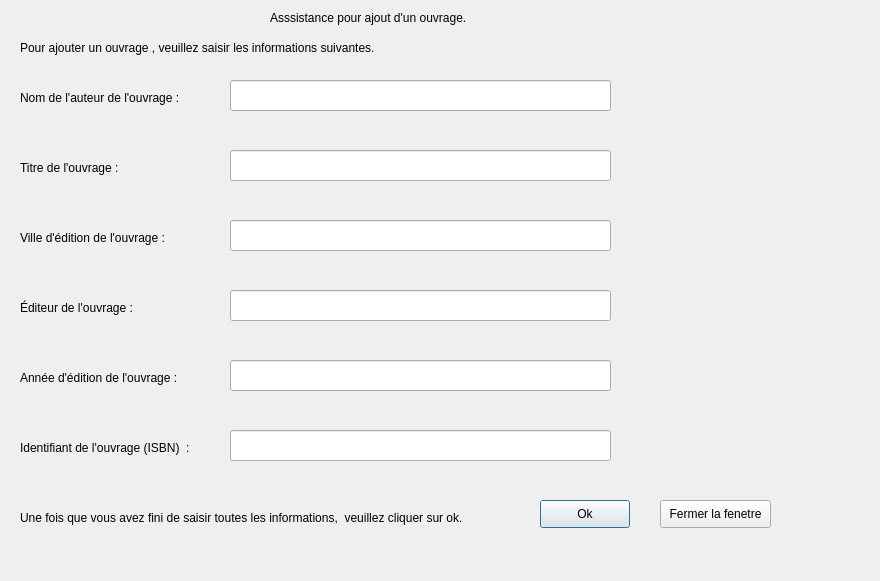
<?xml version="1.0" encoding="UTF-8"?>
<ui version="4.0">
 <class>CreationOuvrage</class>
 <widget class="QDialog" name="CreationOuvrage">
  <property name="geometry">
   <rect>
    <x>0</x>
    <y>0</y>
    <width>880</width>
    <height>581</height>
   </rect>
  </property>
  <property name="windowTitle">
   <string>CreationOuvrage</string>
  </property>
  <widget class="QLabel" name="Bienvenue">
   <property name="geometry">
    <rect>
     <x>20</x>
     <y>40</y>
     <width>401</width>
     <height>16</height>
    </rect>
   </property>
   <property name="text">
    <string>Pour ajouter un ouvrage , veuillez saisir les informations suivantes.</string>
   </property>
  </widget>
  <widget class="QLabel" name="NomAuteur">
   <property name="geometry">
    <rect>
     <x>20</x>
     <y>90</y>
     <width>191</width>
     <height>16</height>
    </rect>
   </property>
   <property name="text">
    <string>Nom de l'auteur de l'ouvrage :</string>
   </property>
  </widget>
  <widget class="QLabel" name="TitreOuvrage">
   <property name="geometry">
    <rect>
     <x>20</x>
     <y>160</y>
     <width>191</width>
     <height>16</height>
    </rect>
   </property>
   <property name="text">
    <string>Titre de l'ouvrage :</string>
   </property>
  </widget>
  <widget class="QLabel" name="VilleEdition">
   <property name="geometry">
    <rect>
     <x>20</x>
     <y>230</y>
     <width>191</width>
     <height>16</height>
    </rect>
   </property>
   <property name="text">
    <string>Ville d'édition de l'ouvrage :</string>
   </property>
  </widget>
  <widget class="QLabel" name="Editeur">
   <property name="geometry">
    <rect>
     <x>20</x>
     <y>300</y>
     <width>191</width>
     <height>16</height>
    </rect>
   </property>
   <property name="text">
    <string>Éditeur de l'ouvrage :</string>
   </property>
  </widget>
  <widget class="QLabel" name="AnneeEdition">
   <property name="geometry">
    <rect>
     <x>20</x>
     <y>370</y>
     <width>191</width>
     <height>16</height>
    </rect>
   </property>
   <property name="text">
    <string>Année d'édition de l'ouvrage : </string>
   </property>
  </widget>
  <widget class="QLabel" name="IdentifiantISBN">
   <property name="geometry">
    <rect>
     <x>20</x>
     <y>440</y>
     <width>191</width>
     <height>16</height>
    </rect>
   </property>
   <property name="text">
    <string>Identifiant de l'ouvrage (ISBN)  : </string>
   </property>
  </widget>
  <widget class="QLabel" name="QuitterMessage">
   <property name="geometry">
    <rect>
     <x>20</x>
     <y>510</y>
     <width>491</width>
     <height>16</height>
    </rect>
   </property>
   <property name="text">
    <string>Une fois que vous avez fini de saisir toutes les informations,  veuillez cliquer sur ok.</string>
   </property>
  </widget>
  <widget class="QPushButton" name="pushButton">
   <property name="geometry">
    <rect>
     <x>540</x>
     <y>500</y>
     <width>90</width>
     <height>28</height>
    </rect>
   </property>
   <property name="text">
    <string>Ok</string>
   </property>
  </widget>
  <widget class="QLabel" name="Fenetre">
   <property name="geometry">
    <rect>
     <x>270</x>
     <y>10</y>
     <width>221</width>
     <height>16</height>
    </rect>
   </property>
   <property name="text">
    <string>Asssistance pour ajout d'un ouvrage. </string>
   </property>
  </widget>
  <widget class="QLineEdit" name="NomAuteurSaisi">
   <property name="geometry">
    <rect>
     <x>230</x>
     <y>80</y>
     <width>381</width>
     <height>31</height>
    </rect>
   </property>
  </widget>
  <widget class="QLineEdit" name="TitreOuvrageSaisi">
   <property name="geometry">
    <rect>
     <x>230</x>
     <y>150</y>
     <width>381</width>
     <height>31</height>
    </rect>
   </property>
  </widget>
  <widget class="QLineEdit" name="VilleditionSaisi">
   <property name="geometry">
    <rect>
     <x>230</x>
     <y>220</y>
     <width>381</width>
     <height>31</height>
    </rect>
   </property>
  </widget>
  <widget class="QLineEdit" name="EditeurSaisi">
   <property name="geometry">
    <rect>
     <x>230</x>
     <y>290</y>
     <width>381</width>
     <height>31</height>
    </rect>
   </property>
  </widget>
  <widget class="QLineEdit" name="AnneeSaisi">
   <property name="geometry">
    <rect>
     <x>230</x>
     <y>360</y>
     <width>381</width>
     <height>31</height>
    </rect>
   </property>
  </widget>
  <widget class="QLineEdit" name="ISBNSaisi">
   <property name="geometry">
    <rect>
     <x>230</x>
     <y>430</y>
     <width>381</width>
     <height>31</height>
    </rect>
   </property>
  </widget>
  <widget class="QPushButton" name="Fermer">
   <property name="geometry">
    <rect>
     <x>660</x>
     <y>500</y>
     <width>111</width>
     <height>28</height>
    </rect>
   </property>
   <property name="text">
    <string>Fermer la fenetre</string>
   </property>
  </widget>
 </widget>
 <resources/>
 <connections>
  <connection>
   <sender>Fermer</sender>
   <signal>clicked()</signal>
   <receiver>CreationOuvrage</receiver>
   <slot>close()</slot>
   <hints>
    <hint type="sourcelabel">
     <x>715</x>
     <y>513</y>
    </hint>
    <hint type="destinationlabel">
     <x>439</x>
     <y>290</y>
    </hint>
   </hints>
  </connection>
  <connection>
   <sender>pushButton</sender>
   <signal>clicked()</signal>
   <receiver>CreationOuvrage</receiver>
   <slot>Validation()</slot>
   <hints>
    <hint type="sourcelabel">
     <x>584</x>
     <y>513</y>
    </hint>
    <hint type="destinationlabel">
     <x>439</x>
     <y>290</y>
    </hint>
   </hints>
  </connection>
 </connections>
 <slots>
  <slot>Validation()</slot>
 </slots>
</ui>
